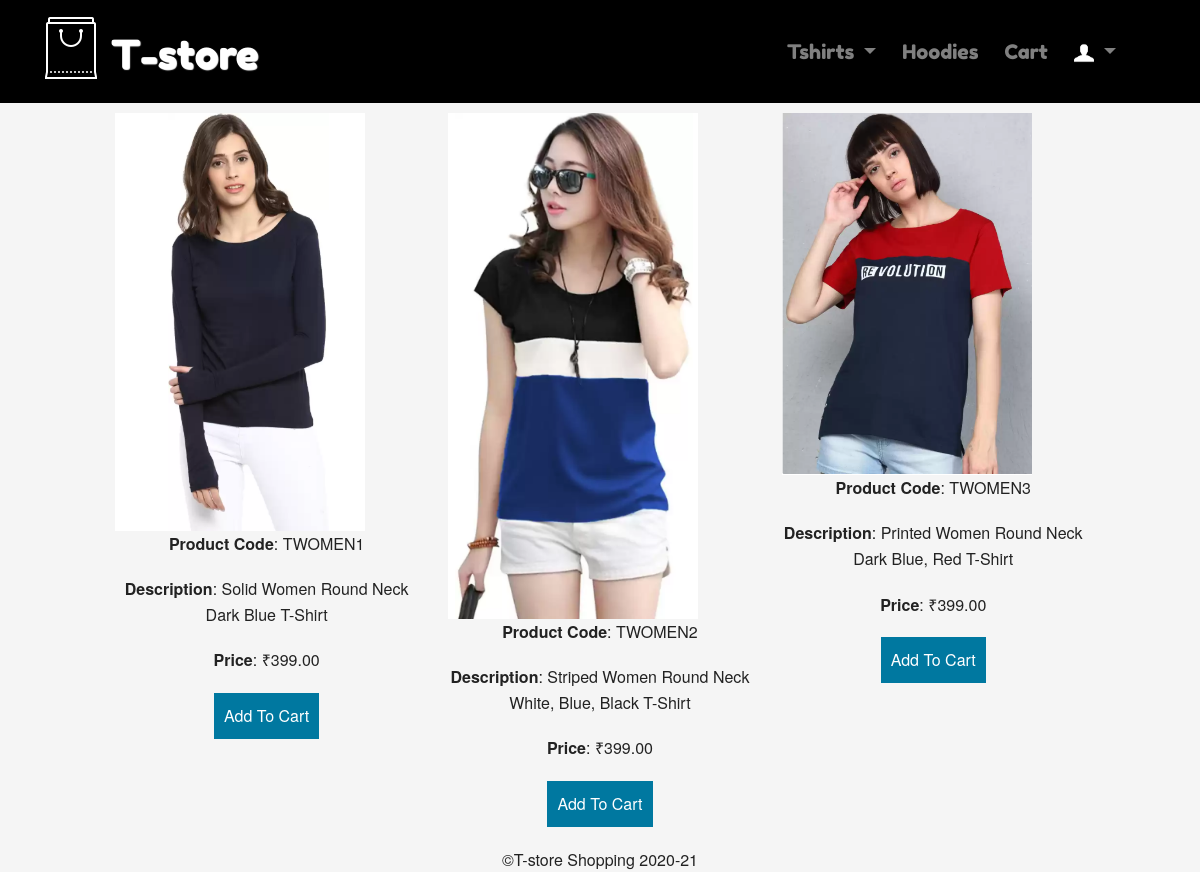
/tshirt-women.php, run on the app's committed database.
### tables this page shows
CREATE TABLE `products` (
  `id` int(11) NOT NULL,
  `category` varchar(255) NOT NULL,
  `product_code` varchar(255) NOT NULL,
  `product_name` varchar(255) NOT NULL,
  `img_name` varchar(60) NOT NULL,
  `qty` int(11) NOT NULL,
  `price` decimal(10,2) NOT NULL,
  `description` tinytext NOT NULL
);

### config.php (called while the page is built, shortened)
<?php
$currency = '₹';
?>

### tshirt-women.php (the view, shortened to what this page needs)
<?php
include 'config.php';
?>
<!DOCTYPE html>
<html>
<head>
  <link rel="stylesheet" href="css/bootstrap.min.css">
  <link rel="stylesheet" href="css/foundation.css" />
  <link rel="stylesheet" type="text/css" href="style.css">
  <link rel="stylesheet" href="https://cdnjs.cloudflare.com/ajax/libs/font-awesome/4.7.0/css/font-awesome.min.css">
</head>
<body>
<header>
  <nav id="header-nav" class="navbar navbar-expand-lg  navbar-dark bg-black">
    <div class="container">
      <div class="navbar-header">
        <a href="index.php" class="pull-left visible-md visible-lg" alt="logo">
        <div><img src="images/logo.png"></div></a>
          <div class="navbar-brand">
            <a href="index.php"><h1>T-store</h1></a>
          </div>
        </div>
    </div>
      <div class="collapse navbar-collapse" id="navbarSupportedContent">
    <ul class="navbar-nav">
      <li class="nav-item dropdown">
        <a class="nav-link dropdown-toggle" href="#" id="navbarDropdown" role="button" data-toggle="dropdown" aria-haspopup="true" aria-expanded="false">
          Tshirts
        </a>
      </li>
      <li class="nav-item">
        <a class="nav-link" href="hoodies.php">Hoodies</a>
      </li>
      <li class="nav-item">
        <a class="nav-link" href="cart.php">Cart</a>
      </li>
       <li class="nav-item dropdown">
        <a class="nav-link dropdown-toggle" href="#" id="navbarDropdown" role="button" data-toggle="dropdown" aria-haspopup="true" aria-expanded="false">
          <img src="images/user1.png" height="20px" width="20px">
        </a>
      </li>
    </ul>
    </div>
  </nav>
</header>
 <div class="row" style="margin-top:10px;">
      <div class="small-12">
        <?php
          $result = $mysqli->query('SELECT * FROM products WHERE category like "women"');
          if($result){
            while($obj = $result->fetch_object()) {
              echo '<div class=" large-4 col-lg-4 col-md-6">';
              echo '<img src="images/'.$obj->img_name.'"/ height="300" width="250 px" text-align="center">';
              echo '<p style="text-align:center;"><strong>Product Code</strong>: '.$obj->product_code.'</p>';
              echo '<p style="text-align:center;"><strong>Description</strong>: '.$obj->description.'</p>';
              echo '<p style="text-align:center;"><strong>Price</strong>: '.$currency.$obj->price.'</p>';
              if($obj->qty > 0){
                echo '<p style="text-align:center;"><a href="update-cart.php?action=add&id='.$obj->id.'"><input type="submit" value="Add To Cart" style="clear:both; background: #0078A0; border: none; color: #fff; font-size: 1em; padding: 10px;" /></a></p>';
              }
              else {
                echo 'Out Of Stock!';
              }
              echo '</div>';
            }
          }
          echo '</div>';
          echo '</div>';
          ?>
<footer>
  <p style="text-align: center">&copy;T-store Shopping 2020-21</p>
</footer>
</body>
</html>

### style.css (style rules this page uses)
body { background-color: #F5F5F5; width: 100%; }
#header-nav { background-color: black; border-radius: 0; border: 0; }
.container { width: 100%; }
.navbar-brand { padding-top: 15px; }
.navbar-brand h1 { font-family: 'Fredoka One', cursive; text-shadow: 1px 1px 1px #fff; font-size: 2em; color: white; top: 18px; left: 5px; }
.navbar-nav { font-family: 'Fredoka One', cursive; color: white; font-size: 20px; float: right; padding-right: 75px; }
.nav-item { padding-left: 5px; padding-right: 5px; }
@media (min-width: 1200px) { .col-lg-1, .col-lg-2, .col-lg-3, .col-lg-4, .col-lg-5, .col-lg-6, .col-lg-7, .col-lg-8, .col-lg-9, .col-lg-10, .col-lg-11, .col-lg-12 { float: left; } }
@media (min-width: 1200px) { .col-lg-4 { width: 33.33%; } }

### data on the page
products: img_name (picture), product_code "TWOMEN1", description "Solid Women Round Neck Dark Blue T-Shirt", price "399.00"
products: img_name (picture), product_code "TWOMEN2", description "Striped Women Round Neck White, Blue, Black T-Shirt", price "399.00"
products: img_name (picture), product_code "TWOMEN3", description "Printed Women Round Neck Dark Blue, Red T-Shirt", price "399.00"
